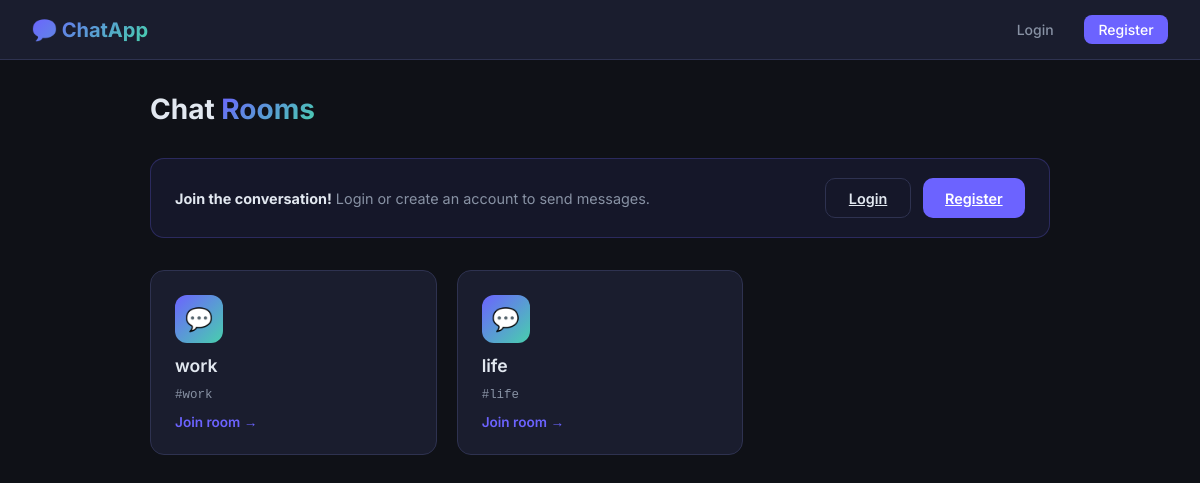
/rooms/, run on the app's committed database.
### myapp/models.py (models this page shows, shortened)
class ChatRoom(models.Model):
    name = models.CharField(max_length=100)
    slug = models.SlugField(unique=True)

### myapp/views.py (the view)
# urls.py: path('', views.index, name='index'),
def index(request):
    chat_rooms = ChatRoom.objects.all()
    return render(request, 'myapp/index.html', {
        'chat_rooms': chat_rooms
    })

### myapp/templates/myapp/index.html (shortened to what this page needs)
{% extends 'myapp/base.html' %}
{% block content %}
<div class="page-header">
    <h1>Chat <span>Rooms</span></h1>
</div>
{% if not user.is_authenticated %}
<div class="login-prompt">
    <p><strong>Join the conversation!</strong> Login or create an account to send messages.</p>
    <div style="display:flex;gap:.75rem;">
        <a href="{% url 'login' %}" class="btn btn-outline">Login</a>
        <a href="{% url 'register' %}" class="btn btn-primary">Register</a>
    </div>
</div>
{% endif %}
{% if chat_rooms %}
    <div class="rooms-grid">
        {% for room in chat_rooms %}
        <a class="room-card" href="{% url 'chatroom' room.slug %}">
            <div class="room-icon">💬</div>
            <div class="room-name">{{ room.name }}</div>
            <div class="room-slug">#{{ room.slug }}</div>
            <div class="room-arrow">Join room →</div>
        </a>
        {% endfor %}
    </div>
{% else %}
    <div class="empty-state">
        <div class="emoji">🏜️</div>
        <h2>No rooms yet</h2>
        <p>{% if user.is_authenticated %}Type a room name above to create the first one!{% else %}Login to create the first room.{% endif %}</p>
    </div>
{% endif %}
{% endblock %}

### myapp/templates/myapp/base.html (style rules this page uses)
*, *::before, *::after { box-sizing: border-box; margin: 0; padding: 0; }
:root { --bg: #0f1117; --surface: #1a1d2e; --surface2: #242740; --border: #2e3250; --accent: #6c63ff; --accent2: #48cfad; --text: #e2e8f0; --muted: #8892a4; --danger: #fc8181; --radius: 14px; --shadow: 0 8px 32px rgba(0,0,0,.45); }
body { font-family: 'Inter', sans-serif; background: var(--bg); color: var(--text); min-height: 100vh; display: flex; flex-direction: column; }
.btn { display: inline-flex; align-items: center; gap: .5rem; padding: .65rem 1.4rem; border-radius: 10px; font-family: inherit; font-size: .9rem; font-weight: 600; cursor: pointer; border: none; transition: transform .15s, box-shadow .15s, background .2s; }
.btn-primary { background: var(--accent); color: #fff; }
.btn-outline { background: transparent; border: 1.5px solid var(--border); color: var(--text); }

### myapp/templates/myapp/index.html (style rules this page uses)
.page-header { display: flex; align-items: center; justify-content: space-between; margin-bottom: 2rem; flex-wrap: wrap; gap: 1rem; }
.page-header h1 { font-size: 1.75rem; font-weight: 700; }
.page-header h1 span { background: linear-gradient(135deg, var(--accent), var(--accent2)); -webkit-background-clip: text; -webkit-text-fill-color: transparent; background-clip: text; }
.rooms-grid { display: grid; grid-template-columns: repeat(auto-fill, minmax(260px, 1fr)); gap: 1.25rem; }
.room-card { background: var(--surface); border: 1px solid var(--border); border-radius: var(--radius); padding: 1.5rem; text-decoration: none; display: flex; flex-direction: column; gap: .75rem; transition: border-color .2s, transform .2s, box-shadow .2s; position: relative; overflow: hidden; }
.room-card::before { content: ''; position: absolute; inset: 0; background: linear-gradient(135deg, rgba(108,99,255,.07), rgba(72,207,173,.04)); opacity: 0; transition: opacity .2s; }
.room-icon { width: 48px; height: 48px; border-radius: 12px; background: linear-gradient(135deg, var(--accent), var(--accent2)); display: flex; align-items: center; justify-content: center; font-size: 1.4rem; }
.room-name { font-size: 1.1rem; font-weight: 600; color: var(--text); }
.room-slug { font-size: .78rem; color: var(--muted); font-family: monospace; }
.room-arrow { margin-top: auto; color: var(--accent); font-size: .85rem; font-weight: 600; display: flex; align-items: center; gap: .3rem; }
.login-prompt { background: rgba(108,99,255,.08); border: 1px solid rgba(108,99,255,.25); border-radius: var(--radius); padding: 1.2rem 1.5rem; display: flex; align-items: center; justify-content: space-between; flex-wrap: wrap; gap: 1rem; margin-bottom: 2rem; }
.login-prompt p { color: var(--muted); font-size: .9rem; }
.login-prompt strong { color: var(--text); }

### data on the page
ChatRoom: name "work", slug "work"
ChatRoom: name "life", slug "life"
